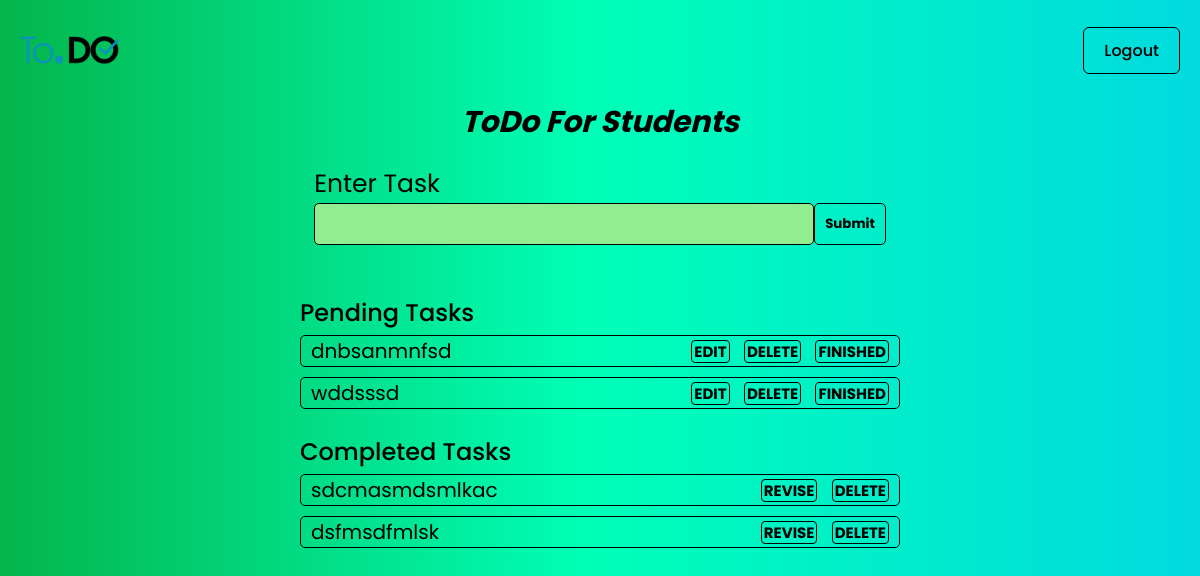
Page / (signed in) on the earlier database version.
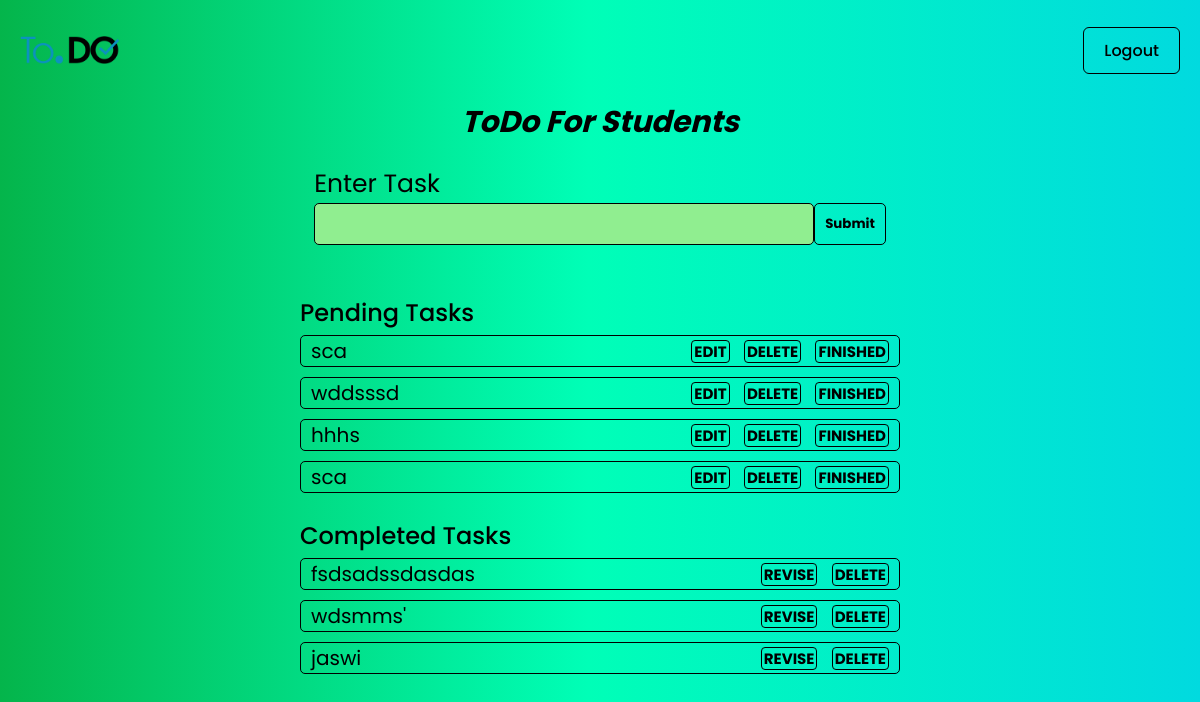
Same page on the later database version.
### tasks/models.py (models this page shows, shortened)
class ToDo(models.Model):
    username = models.ForeignKey("auth.User", on_delete=models.CASCADE)
    add_task = models.CharField(blank=False, null=False, max_length=255)
    is_deleted = models.BooleanField(default=False)
    is_completed = models.BooleanField(default=False)
    class Meta:
        verbose_name = "ToDo"
        verbose_name_plural = "ToDo"

### web/views.py (the view, shortened to what this page needs)
# urls.py: path('', views.index, name="index"),
@login_required(login_url="users/login/")
def index(request):
    if  request.user.is_authenticated:
        username = request.user
        instances = ToDo.objects.filter(is_deleted=False,username=username,is_completed=False)
        completed_instances = ToDo.objects.filter(is_deleted=False,username=username,is_completed=True)
        form = ToDoTask()
        context = {
            "form": form,
            "title": "ToDo",
            "instances": instances,
            "completed_instances": completed_instances
        }
        return render(request, 'index.html',context=context)

### users/forms.py
class ToDoTask(forms.ModelForm):
    class Meta:
        model = ToDo
        fields = ["add_task",]
        widgets = {
            "add_task" : forms.TextInput(attrs={"class" : "task"})
        }

### templates/index.html (shortened to what this page needs)
<!DOCTYPE html>
<html lang="en">
    <head>
        {% load static %}
        <link
            rel="stylesheet"
            href="{% static 'css/style.css' %}"
            type="text/css"
        />
    </head>
    <body>
        <header>
            <div class="left">
                <a href="{% url 'web:index' %}"
                    ><h1>
                        <img
                            src="{% static 'images/logo.png' %}"
                            alt="logo"
                        /></h1
                ></a>
            </div>
            <div class="right">
                {% if request.user.is_authenticated%}
                <a href="{% url 'users:logout' %}">Logout</a>
                {% else %}
                <a href="{% url 'users:login' %}">Login</a>
                {% endif %}
            </div>
        </header>
        <section id="main">
            <h2>ToDo For Students</h2>
            <form
                id="create-task"
                action="{% url 'users:create_task' %}"
                method="post"
                class="ajax redirect"
            >
                <div class="input_container">
                    <label for="{{form.add_task.id_for_label}}"
                        >Enter Task</label
                    >
                    {{form.add_task}}
                </div>
                <div class="submit_container">
                    <input type="submit" id="task-submit" value="Submit" />
                </div>
            </form>
        </section>
        <section class="list">
            {% if instances %}
                <div class="tasks">
                    <h2>Pending Tasks</h2>
                    {% for instance in instances %}
                    <ul>
                        <li>
                            <div class="left">
                                <h3>{{instance.add_task|truncatechars:25}}</h3>
                            </div>
                            <div class="right">
                                <a class="edit" href="{% url 'users:edit_task' id=instance.id %}">EDIT</a>
                                <a
                                    href="{% url 'users:delete_task' id=instance.id %}"
                                    class="danger action-button reload delete"
                                    data-text="Are you sure want to remove this ToDo. You can't undo this action."
                                    data-title="Confirm Delete!"
                                    title="Delete!"
                                >DELETE</a>
                                <a class="complete" href="{% url 'users:finish_task' id=instance.id %}">FINISHED</a>
                            </div>
                        </li>
                    </ul>
                    {% endfor %}
                </div>
                {% endif %}
                {% if completed_instances %}
                <div class="completed">
                    <h2>Completed Tasks</h2>
                    {% for instance in completed_instances %}
                    <ul>
                        <li>
                            <div class="left">
                                <h3>{{instance.add_task|truncatechars:25}}</h3>
                            </div>
                            <div class="right">
                                <a href="{% url 'users:revise_task' id=instance.id %}" class="revise">REVISE</a>
                                <a
                                    href="{% url 'users:delete_task' id=instance.id %}"
                                    class="danger action-button reload delete"
                                    data-text="Are you sure want to remove this post. You can't undo this action."
                                    data-title="Confirm Delete!"
                                    title="Delete!"
                                >DELETE</a>
                            </div>
                        </li>
                    </ul>
                    {% endfor %}
                </div>
                {% endif %}
        </section>
    </body>
</html>

### static/css/style.css (style rules this page uses)
* { margin: 0; padding: 0; border: 0; vertical-align: baseline; font-weight: normal; text-decoration: none; outline: none; -webkit-box-sizing: border-box; -moz-box-sizing: border-box; box-sizing: border-box; font-family: "Poppins"; }
ol, ul { list-style: none; }
body { background: linear-gradient( 90deg, rgba(4, 181, 75, 1) 0%, rgba(0, 255, 183, 1) 49%, rgba(1, 218, 223, 1) 100% ); }
header { padding: 0 20px; display: flex; justify-content: space-between; align-items: center; }
header div.left h1 { width: 100px; }
header div.left h1 img { display: block; width: 100%; }
header div.right { display: flex; align-items: center; }
header div.right a { display: block; padding: 10px 20px; border: 1px solid #000; border-radius: 6px; color: black; font-weight: 500; transition: 0.3s; }
#main { width: 40%; margin: 0 auto; display: flex; align-items: center; justify-content: center; flex-wrap: wrap; }
#main h2 { font-weight: 800; font-size: 30px; margin-bottom: 20px; font-style: italic; }
#main form { margin-bottom: 50px; }
#main form div.input_container label { font-size: 25px; }
#create-task { display: flex; justify-content: space-between; align-items: flex-end; }
#main form div.submit_container input { font-weight: bold; padding: 10px; border: 1px solid #000; border-radius: 5px; display: inline; transition: 0.3s; cursor: pointer; background: transparent; }
#main form input.task { padding: 10px; width: 500px; border: 1px solid #000; border-radius: 5px; background: lightgreen; }
section.list { margin: 0 auto; width: 50%; }
section.list div.tasks { margin-bottom: 25px; }
section.list div.tasks h2 { font-weight: 500; margin-bottom: 5px; }
section.list div.tasks li { display: flex; align-items: center; justify-content: space-between; border: 1px solid #000; margin-bottom: 10px; border-radius: 5px; }
section.list div.tasks li div.left h3 { font-size: 20px; margin-left: 10px; }
section.list div.tasks li div.right a { font-weight: 800; margin-right: 10px; transition: 0.3s; padding: 0 2px; border: 1px solid #000; border-radius: 4px; color: #000; font-size: 15px; }
section.list div.completed h2 { font-weight: 500; margin-bottom: 5px; }
section.list div.completed li { display: flex; align-items: center; justify-content: space-between; border: 1px solid #000; margin-bottom: 10px; border-radius: 5px; }
section.list div.completed li div.left h3 { font-size: 20px; margin-left: 10px; }
section.list div.completed li div.right a { font-weight: 800; margin-right: 10px; color: #000; border: 1px solid #000; border-radius: 4px; padding: 0 2px; transition: 0.3s; font-size: 15px; }

Differences in the rows shown:
removed ToDo: add_task "dnbsanmnfsd", shown under "Pending Tasks"
removed ToDo: add_task "sdcmasmdsmlkac", shown under "Completed Tasks"
removed ToDo: add_task "dsfmsdfmlsk", shown under "Completed Tasks"
added ToDo: add_task "sca", shown under "Pending Tasks"
added ToDo: add_task "hhhs", shown under "Pending Tasks"
added ToDo: add_task "sca", shown under "Pending Tasks"
added ToDo: add_task "fsdsadssdasdas", shown under "Completed Tasks"
added ToDo: add_task "wdsmms'", shown under "Completed Tasks"
added ToDo: add_task "jaswi", shown under "Completed Tasks"
